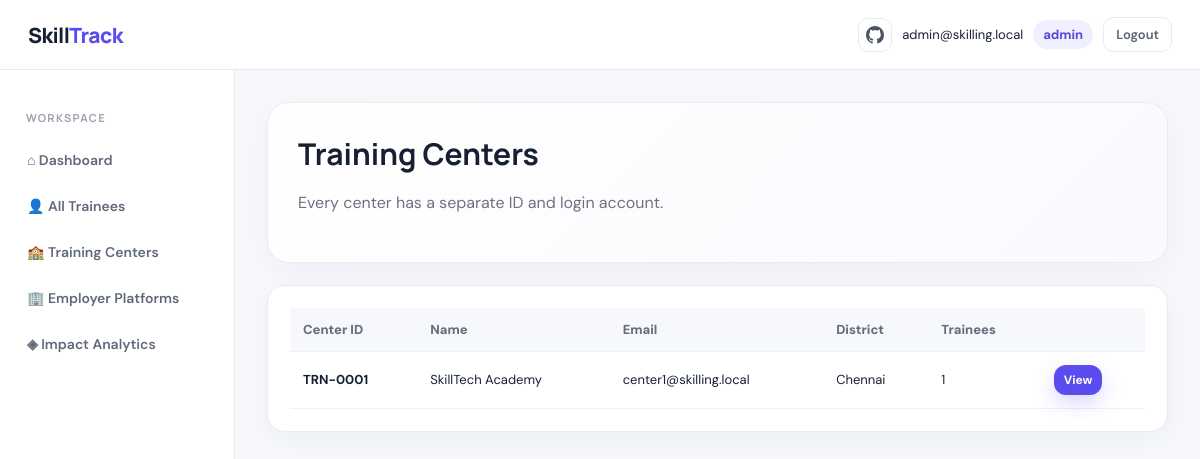
Screenshot of /admin/training-centers (signed in) with the database file from the repository.
### tables this page shows
CREATE TABLE training_centers (
            id INTEGER PRIMARY KEY AUTOINCREMENT,
            center_code TEXT UNIQUE,
            center_name TEXT NOT NULL,
            email TEXT UNIQUE NOT NULL,
            phone TEXT,
            address TEXT,
            district TEXT,
            courses TEXT,
            created_at TEXT
        );

### app.py (the view)
@app.route("/admin/training-centers")
@login_required("admin")
def training_centers():
    conn = get_db()
    centers = conn.execute("""
        SELECT tc.*, COUNT(t.id) AS trainee_count
        FROM training_centers tc
        LEFT JOIN trainees t ON t.training_center_id=tc.id
        GROUP BY tc.id ORDER BY tc.id DESC
    """).fetchall()
    conn.close()
    return render_template("training_centers.html", centers=centers)

### app.py (called while the page is built)
def get_db():
    conn = sqlite3.connect(DATABASE)
    conn.row_factory = sqlite3.Row
    return conn

def login_required(role=None):
    def decorator(fn):
        @wraps(fn)
        def wrapper(*args, **kwargs):
            if "user_id" not in session:
                return redirect(url_for("login"))
            if role and session.get("role") != role:
                flash("You do not have access to this page.", "error")
                return redirect(url_for("role_dashboard"))
            return fn(*args, **kwargs)
        return wrapper
    return decorator

@app.context_processor
def inject_user():
    return {
        "current_email": session.get("email", ""),
        "current_role": session.get("role", ""),
        "current_org_code": session.get("org_code", "")
    }

### templates/training_centers.html
{% extends "base.html" %}{% block content %}
<div class="hero"><h1>Training Centers</h1><p class="muted">Every center has a separate ID and login account.</p></div>
<div class="panel"><table class="table"><tr><th>Center ID</th><th>Name</th><th>Email</th><th>District</th><th>Trainees</th><th></th></tr>
{% for c in centers %}<tr><td><strong>{{c.center_code}}</strong></td><td>{{c.center_name}}</td><td>{{c.email}}</td><td>{{c.district}}</td><td>{{c.trainee_count}}</td><td><a class="btn small" href="{{url_for('training_center_details',center_id=c.id)}}">View</a></td></tr>{% endfor %}
</table></div>{% endblock %}

### static/style.css (style rules this page uses)
:root { --ink:#172033;--muted:#6b7280;--line:#e8ebf2;--bg:#f6f8fc;--card:#fff;--primary:#5b4cf0;--primary2:#7c6ff5;--green:#16a36a;--orange:#f59e0b;--red:#e45454;--shadow:0 14px 40px rgba(30,35,70,.08) }
* { box-sizing:border-box }
html { scroll-behavior:smooth }
body { margin:0;font-family:'DM Sans',Arial,sans-serif;background:var(--bg);color:var(--ink) }
h1,h2,h3,h4 { font-family:Manrope,Arial,sans-serif }
a { text-decoration:none;color:inherit }
.muted { color:var(--muted) }
.btn { display:inline-flex;align-items:center;justify-content:center;gap:8px;border:0;border-radius:12px;padding:12px 18px;background:var(--primary);color:#fff;font-weight:700;cursor:pointer;box-shadow:0 8px 20px rgba(91,76,240,.22);font-family:inherit }
.small { padding:7px 10px;font-size:12px }
.hero { background:linear-gradient(135deg,#fff,#faf9ff);border:1px solid var(--line);padding:30px;border-radius:22px;box-shadow:0 8px 30px rgba(30,35,70,.04);margin-bottom:22px }
.hero h1 { font-size:30px;margin:0 0 8px }
.hero p { line-height:1.6 }
.card,.panel { background:var(--card);border:1px solid var(--line);border-radius:18px;padding:22px;box-shadow:0 7px 25px rgba(30,35,70,.045);margin-bottom:18px }
.table,.table-wrapper { width:100%;overflow:auto }
table { width:100%;border-collapse:collapse;background:#fff;border-radius:12px;overflow:hidden }
th,td { padding:13px;text-align:left;border-bottom:1px solid #edf0f5;font-size:13px }
th { background:#f7f8fb;color:#646d7d;font-weight:800 }

### rows the page displays
training_centers: center_code "TRN-0001", center_name "SkillTech Academy", email "center1@skilling.local", district "Chennai", trainee_count "1"

### other values shown
{{ current_email }} "admin@skilling.local"
{{ current_role }} "admin"
